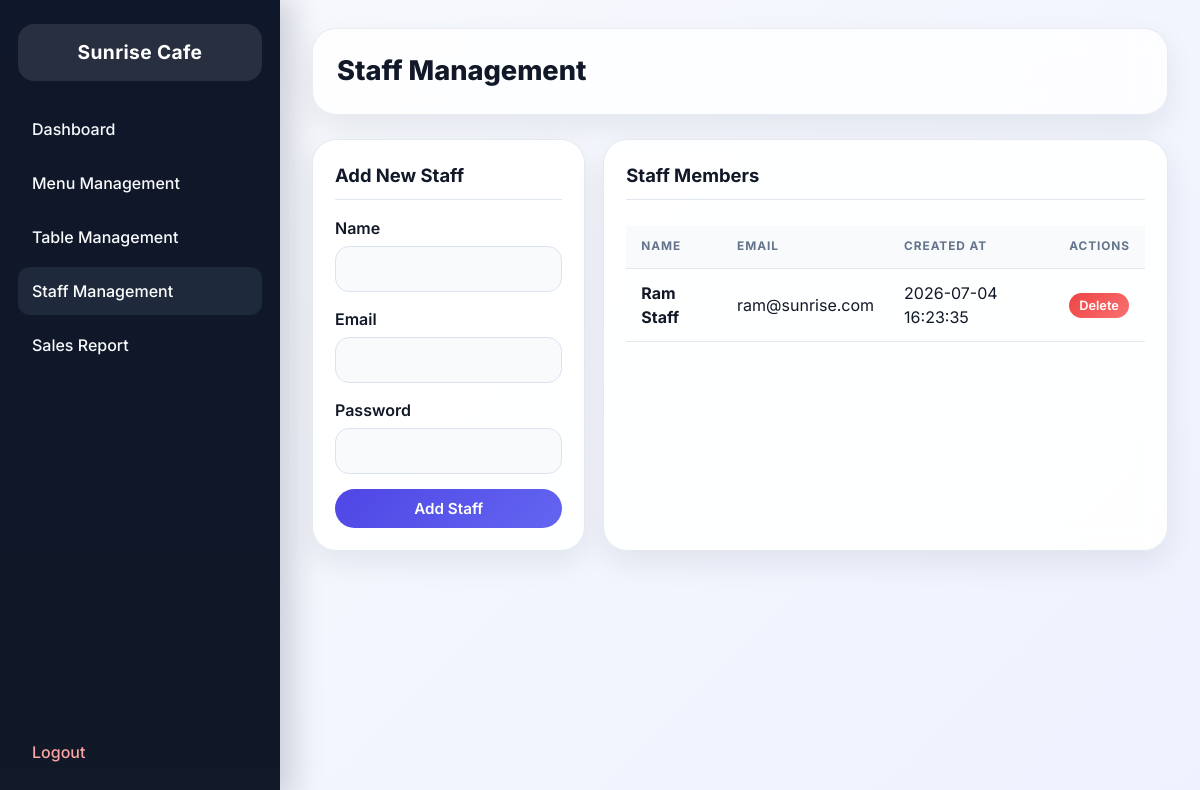
/admin/staff.php (signed in), run on the app's committed database.
### tables this page shows
CREATE TABLE restaurants (
    id INT AUTO_INCREMENT PRIMARY KEY,
    name VARCHAR(100) NOT NULL,
    address VARCHAR(255) NOT NULL,
    phone VARCHAR(20) NOT NULL,
    logo VARCHAR(255) DEFAULT NULL,
    is_active TINYINT(1) DEFAULT 1,
    created_at TIMESTAMP DEFAULT CURRENT_TIMESTAMP
);

CREATE TABLE users (
    id INT AUTO_INCREMENT PRIMARY KEY,
    restaurant_id INT DEFAULT NULL,
    name VARCHAR(100) NOT NULL,
    email VARCHAR(100) NOT NULL UNIQUE,
    password VARCHAR(255) NOT NULL,
    role ENUM('owner', 'admin', 'staff') NOT NULL,
    is_active TINYINT(1) DEFAULT 1,
    created_at TIMESTAMP DEFAULT CURRENT_TIMESTAMP,
    FOREIGN KEY (restaurant_id) REFERENCES restaurants(id) ON DELETE SET NULL
);

### admin/staff.php (the view, shortened to what this page needs)
<?php
require '../config/db.php';
$restaurant_id = $_SESSION['restaurant_id'];
$stmt = $pdo->prepare("SELECT name FROM restaurants WHERE id = ?");
$stmt->execute([$restaurant_id]);
$restaurant_name = $stmt->fetchColumn();
$stmt = $pdo->prepare("SELECT * FROM users WHERE restaurant_id = ? AND role = 'staff' ORDER BY name");
$stmt->execute([$restaurant_id]);
$staff_members = $stmt->fetchAll(PDO::FETCH_ASSOC);
?>
<!DOCTYPE html>
<html lang="en">
<head>
    <link rel="stylesheet" href="../assets/css/style.css">
</head>
<body>
    <div class="dashboard-layout">
        <div class="sidebar">
            <div class="sidebar-header">
                <?= htmlspecialchars($restaurant_name) ?>
            </div>
            <div class="sidebar-nav">
                <a href="dashboard.php">Dashboard</a>
                <a href="menu.php">Menu Management</a>
                <a href="tables.php">Table Management</a>
                <a href="staff.php" style="background-color: var(--sidebar-hover); color: #fff;">Staff Management</a>
                <a href="sales.php">Sales Report</a>
                <a href="../auth/logout.php" style="color: #FCA5A5; margin-top: auto;">Logout</a>
            </div>
        </div>
        <div class="main-content">
            <div class="topbar">
                <h1>Staff Management</h1>
            </div>
            <div class="grid grid-cols-3">
                <div class="card" style="grid-column: span 1;">
                    <div class="card-header">
                        <h2>Add New Staff</h2>
                    </div>
                    <form method="POST">
                        <div class="form-group">
                            <label>Name</label>
                            <input type="text" name="name" class="form-control" required>
                        </div>
                        <div class="form-group">
                            <label>Email</label>
                            <input type="email" name="email" class="form-control" required>
                        </div>
                        <div class="form-group">
                            <label>Password</label>
                            <input type="password" name="password" class="form-control" required>
                        </div>
                        <button type="submit" class="btn btn-primary" style="width: 100%;">Add Staff</button>
                    </form>
                </div>
                <div class="card" style="grid-column: span 2;">
                    <div class="card-header">
                        <h2>Staff Members</h2>
                    </div>
                    <div class="table-responsive">
                        <table>
                            <thead>
                                <tr>
                                    <th>Name</th>
                                    <th>Email</th>
                                    <th>Created At</th>
                                    <th>Actions</th>
                                </tr>
                            </thead>
                            <tbody>
                                <?php foreach ($staff_members as $staff): ?>
                                <tr>
                                    <td><strong><?= htmlspecialchars($staff['name']) ?></strong></td>
                                    <td><?= htmlspecialchars($staff['email']) ?></td>
                                    <td><?= htmlspecialchars($staff['created_at']) ?></td>
                                    <td>
                                        <form method="POST" onsubmit="return confirm('Delete this staff member?');">
                                            <button type="submit" class="btn btn-danger" style="padding: 5px 10px; font-size: 0.8rem;">Delete</button>
                                        </form>
                                    </td>
                                </tr>
                                <?php endforeach; ?>
                            </tbody>
                        </table>
                    </div>
                </div>
            </div>
        </div>
    </div>
</body>
</html>

### assets/css/style.css (style rules this page uses)
:root { --primary-color: #4F46E5; --primary-hover: #4338CA; --secondary-color: #10B981; --bg-color: #F8FAFC; --card-bg: #FFFFFF; --text-main: #111827; --text-muted: #64748B; --border-color: #E2E8F0; --danger: #EF4444; --warning: #F59E0B; --info: #3B82F6; --sidebar-bg: #0F172A; --sidebar-text: #F8FAFC; --sidebar-hover: #1E293B; --shadow-sm: 0 1px 2px rgba(15, 23, 42, 0.06); --shadow-md: 0 12px 30px rgba(15, 23, 42, 0.08); --shadow-lg: 0 20px 45px rgba(15, 23, 42, 0.14); --border-radius: 16px; --transition: all 0.25s ease; }
* { margin: 0; padding: 0; box-sizing: border-box; }
body { font-family: 'Inter', sans-serif; background: radial-gradient(circle at top left, rgba(79, 70, 229, 0.12), transparent 22%), linear-gradient(135deg, #f8fafc 0%, #eef2ff 100%); color: var(--text-main); line-height: 1.5; min-height: 100vh; }
a { text-decoration: none; color: var(--primary-color); transition: var(--transition); }
.dashboard-layout { display: flex; min-height: 100vh; }
.sidebar { width: 280px; background: linear-gradient(180deg, #0f172a 0%, #111827 100%); color: var(--sidebar-text); display: flex; flex-direction: column; padding: 24px 18px; box-shadow: 12px 0 30px rgba(15, 23, 42, 0.18); }
.sidebar-header { padding: 14px 16px; font-size: 1.2rem; font-weight: 700; border-radius: 16px; text-align: center; color: #fff; background: rgba(255, 255, 255, 0.1); margin-bottom: 16px; letter-spacing: 0.02em; }
.sidebar-nav { flex: 1; display: flex; flex-direction: column; gap: 6px; padding-top: 8px; }
.sidebar-nav a { display: block; padding: 12px 14px; color: var(--sidebar-text); font-weight: 500; border-radius: 12px; transition: var(--transition); }
.main-content { flex: 1; padding: 28px 32px 40px; overflow-y: auto; }
.topbar { display: flex; justify-content: space-between; align-items: center; margin-bottom: 24px; padding: 22px 24px; border: 1px solid rgba(226, 232, 240, 0.8); background: rgba(255, 255, 255, 0.82); backdrop-filter: blur(16px); border-radius: 24px; box-shadow: var(--shadow-md); }
.topbar h1 { font-size: 1.7rem; font-weight: 800; color: var(--text-main); }
.card { background: rgba(255, 255, 255, 0.92); border: 1px solid rgba(226, 232, 240, 0.9); border-radius: 24px; box-shadow: var(--shadow-md); padding: 22px; margin-bottom: 20px; backdrop-filter: blur(12px); }
.card-header { display: flex; justify-content: space-between; align-items: center; margin-bottom: 16px; border-bottom: 1px solid var(--border-color); padding-bottom: 10px; }
.card-header h2 { font-size: 1.15rem; font-weight: 700; color: var(--text-main); }
.grid { display: grid; gap: 18px; }
.grid-cols-3 { grid-template-columns: repeat(3, minmax(0, 1fr)); }
.form-group { margin-bottom: 15px; }
.form-group label { display: block; margin-bottom: 6px; font-weight: 600; color: var(--text-main); }
.form-control { width: 100%; padding: 12px 14px; border: 1px solid #dbe3f0; border-radius: 14px; font-family: 'Inter', sans-serif; font-size: 1rem; background: #f8fafc; transition: var(--transition); }
.btn { display: inline-flex; align-items: center; justify-content: center; padding: 10px 18px; font-family: 'Inter', sans-serif; font-weight: 600; text-align: center; border: none; border-radius: 999px; cursor: pointer; transition: var(--transition); font-size: 0.95rem; }
.btn-primary { background: linear-gradient(135deg, var(--primary-color), #6366f1); color: #fff; }
.btn-danger { background: linear-gradient(135deg, var(--danger), #f87171); color: #fff; }
.table-responsive { overflow-x: auto; }
table { width: 100%; border-collapse: collapse; margin-top: 10px; }
th, td { padding: 12px 15px; text-align: left; border-bottom: 1px solid var(--border-color); }
th { background-color: #f8fafc; font-weight: 700; color: var(--text-muted); text-transform: uppercase; font-size: 0.74rem; letter-spacing: 0.08em; }

### data on the page
restaurants: name "Sunrise Cafe"
users: name "Ram Staff", email "ram@sunrise.com", created_at "2026-07-04 16:23:35"
